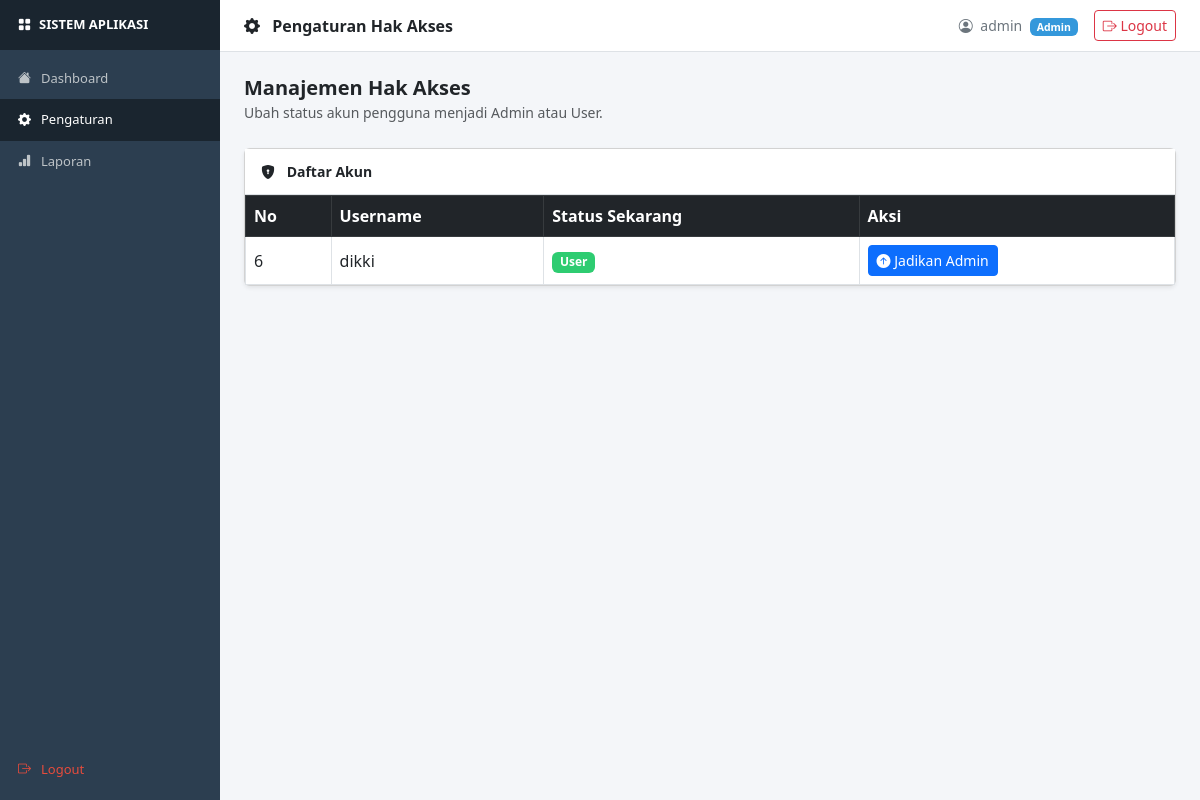
Before: /pengaturan.php (signed in) with the older database file.
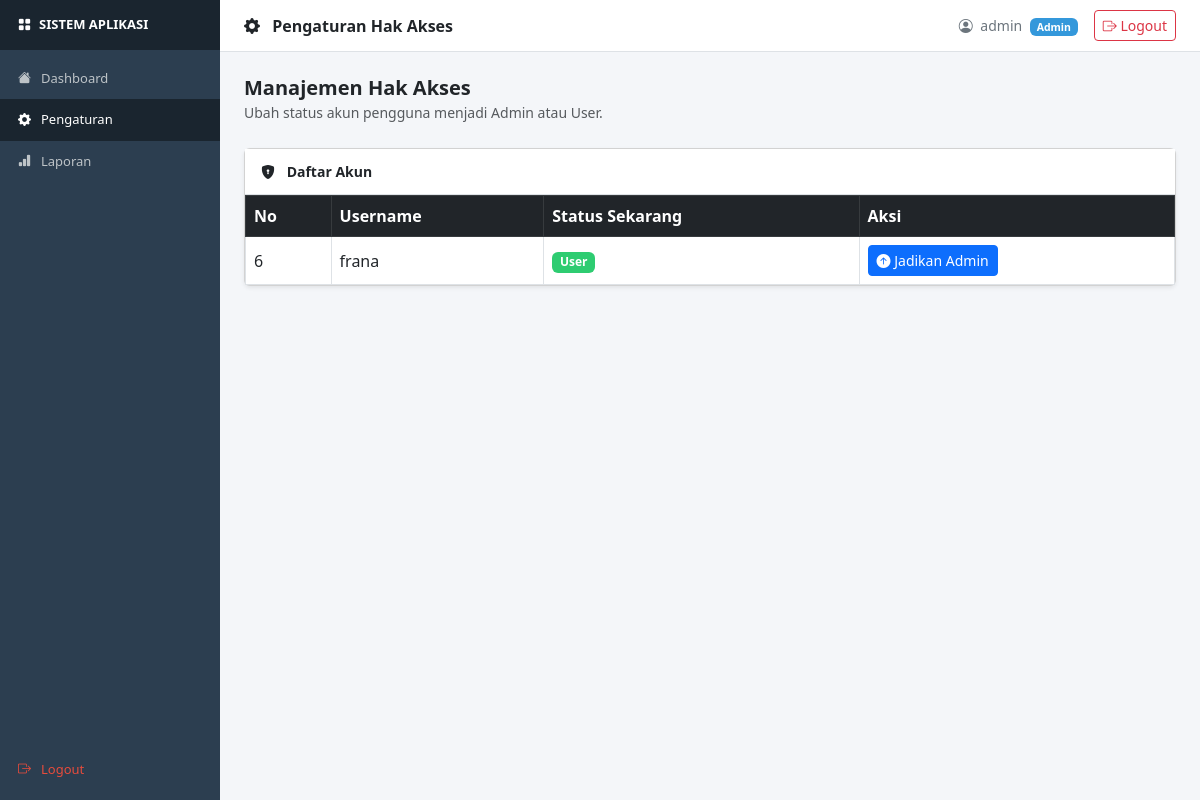
After: the same page with the newer database file.
### tables this page shows
CREATE TABLE `users` (
  `id` int(11) NOT NULL,
  `username` varchar(100) NOT NULL,
  `password` varchar(255) NOT NULL,
  `status` enum('Admin','User') NOT NULL,
  `created_at` timestamp NOT NULL DEFAULT current_timestamp()
);

### pengaturan.php (the view, shortened to what this page needs)
<?php
include 'config/koneksi.php';
$login_user = $_SESSION['username'];
$query_users = mysqli_query($conn, "SELECT * FROM users WHERE id != 6 ORDER BY id ASC");
?>
<!DOCTYPE html>
<html lang="id">
<head>
  <link rel="stylesheet" href="https://cdn.jsdelivr.net/npm/bootstrap@5.3.0/dist/css/bootstrap.min.css">
  <link rel="stylesheet" href="https://cdn.jsdelivr.net/npm/bootstrap-icons@1.10.5/font/bootstrap-icons.css">
  <link rel="stylesheet" href="assets/css/style.css">
</head>
<body>
<div class="sidebar">
  <div class="brand">
    <i class="bi bi-grid-fill"></i> SISTEM APLIKASI
  </div>
  <nav class="mt-2">
    <a href="dashboard.php" class="nav-link">
      <i class="bi bi-house-fill"></i> Dashboard
    </a>
    <a href="pengaturan.php" class="nav-link active">
      <i class="bi bi-gear-fill"></i> Pengaturan
    </a>
    <a href="laporan.php" class="nav-link">
      <i class="bi bi-bar-chart-fill"></i> Laporan
    </a>
    <a href="logout.php" class="nav-link logout-link">
      <i class="bi bi-box-arrow-right"></i> Logout
    </a>
  </nav>
</div>
<div class="main-content">
  <div class="topbar">
    <span class="topbar-title">
      <i class="bi bi-gear-fill me-2"></i> Pengaturan Hak Akses
    </span>
    <div class="d-flex align-items-center gap-3">
      <span class="text-secondary" style="font-size:14px">
        <i class="bi bi-person-circle me-1"></i>
        <?= htmlspecialchars($login_user) ?>
        <span class="badge ms-1 badge-admin">Admin</span>
      </span>
      <a href="logout.php" class="btn btn-outline-danger btn-sm">
        <i class="bi bi-box-arrow-right"></i> Logout
      </a>
    </div>
  </div>
  <div class="p-4">
    <div class="mb-4">
      <h5 class="fw-bold mb-0">Manajemen Hak Akses</h5>
      <small class="text-muted">Ubah status akun pengguna menjadi Admin atau User.</small>
    </div>
    <div class="card shadow-sm">
      <div class="card-header-custom">
        <span class="fw-semibold" style="font-size:14px">
          <i class="bi bi-shield-lock-fill me-2"></i> Daftar Akun
        </span>
      </div>
      <div class="table-responsive">
        <table class="table table-bordered table-hover mb-0 align-middle">
          <thead class="table-dark">
            <tr>
              <th>No</th>
              <th>Username</th>
              <th>Status Sekarang</th>
              <th>Aksi</th>
            </tr>
          </thead>
          <tbody>
            <?php $no = 6; while ($row = mysqli_fetch_assoc($query_users)): ?>
            <tr>
              <td><?= $no++ ?></td>
              <td><?= htmlspecialchars($row['username']) ?></td>
              <td>
                <span class="badge <?= $row['status'] === 'Admin' ? 'badge-admin' : 'badge-user' ?>">
                  <?= $row['status'] ?>
                </span>
              </td>
              <td>
                <?php if ($row['status'] === 'User'): ?>
                  <a href="pengaturan.php?ubah_id=<?= $row['id'] ?>&status_baru=Admin"
                     class="btn btn-primary btn-sm"
                     onclick="return confirm('Jadikan <?= htmlspecialchars($row['username']) ?> sebagai Admin?')">
                    <i class="bi bi-arrow-up-circle-fill"></i> Jadikan Admin
                  </a>
                <?php endif; ?>
              </td>
            </tr>
            <?php endwhile; ?>
          </tbody>
        </table>
      </div>
    </div>
  </div>
</div>
</body>
</html>

Changed rows visible on the page:
removed users: username "dikki", status "User"
added users: username "frana", status "User"
